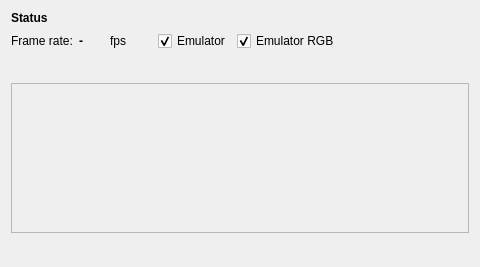
<?xml version="1.0" encoding="UTF-8"?>
<ui version="4.0">
 <class>LedStripStatusWidget</class>
 <widget class="QWidget" name="LedStripStatusWidget">
  <property name="geometry">
   <rect>
    <x>0</x>
    <y>0</y>
    <width>480</width>
    <height>267</height>
   </rect>
  </property>
  <property name="minimumSize">
   <size>
    <width>0</width>
    <height>0</height>
   </size>
  </property>
  <property name="maximumSize">
   <size>
    <width>10000</width>
    <height>267</height>
   </size>
  </property>
  <property name="windowTitle">
   <string>Form</string>
  </property>
  <layout class="QGridLayout" name="gridLayout">
   <item row="0" column="0">
    <widget class="QLabel" name="label_8">
     <property name="text">
      <string>&lt;html&gt;&lt;head/&gt;&lt;body&gt;&lt;p&gt;&lt;span style=&quot; font-weight:600;&quot;&gt;Status&lt;/span&gt;&lt;/p&gt;&lt;/body&gt;&lt;/html&gt;</string>
     </property>
    </widget>
   </item>
   <item row="1" column="0">
    <widget class="QLabel" name="label_26">
     <property name="text">
      <string>&lt;html&gt;&lt;head/&gt;&lt;body&gt;&lt;p&gt;Frame rate:&lt;/p&gt;&lt;/body&gt;&lt;/html&gt;</string>
     </property>
    </widget>
   </item>
   <item row="1" column="2">
    <widget class="QLabel" name="label_28">
     <property name="text">
      <string>&lt;html&gt;&lt;head/&gt;&lt;body&gt;&lt;p&gt;fps&lt;/p&gt;&lt;/body&gt;&lt;/html&gt;</string>
     </property>
    </widget>
   </item>
   <item row="1" column="6">
    <spacer name="horizontalSpacer">
     <property name="orientation">
      <enum>Qt::Horizontal</enum>
     </property>
     <property name="sizeHint" stdset="0">
      <size>
       <width>800</width>
       <height>20</height>
      </size>
     </property>
    </spacer>
   </item>
   <item row="4" column="3">
    <spacer name="verticalSpacer">
     <property name="orientation">
      <enum>Qt::Vertical</enum>
     </property>
     <property name="sizeHint" stdset="0">
      <size>
       <width>20</width>
       <height>40</height>
      </size>
     </property>
    </spacer>
   </item>
   <item row="3" column="0" colspan="7">
    <widget class="QFrame" name="frameRGB">
     <property name="minimumSize">
      <size>
       <width>0</width>
       <height>150</height>
      </size>
     </property>
     <property name="frameShape">
      <enum>QFrame::StyledPanel</enum>
     </property>
     <property name="frameShadow">
      <enum>QFrame::Raised</enum>
     </property>
     <layout class="QVBoxLayout" name="verticalLayout_2">
      <item>
       <widget class="LedStripEmulator" name="ledStripEmulatorRed" native="true">
        <property name="minimumSize">
         <size>
          <width>0</width>
          <height>30</height>
         </size>
        </property>
       </widget>
      </item>
      <item>
       <widget class="LedStripEmulator" name="ledStripEmulatorGreen" native="true">
        <property name="minimumSize">
         <size>
          <width>0</width>
          <height>30</height>
         </size>
        </property>
       </widget>
      </item>
      <item>
       <widget class="LedStripEmulator" name="ledStripEmulatorBlue" native="true">
        <property name="minimumSize">
         <size>
          <width>0</width>
          <height>30</height>
         </size>
        </property>
       </widget>
      </item>
     </layout>
    </widget>
   </item>
   <item row="1" column="4">
    <widget class="QCheckBox" name="enableEmulator">
     <property name="text">
      <string>Emulator</string>
     </property>
     <property name="checked">
      <bool>true</bool>
     </property>
    </widget>
   </item>
   <item row="2" column="0" colspan="7">
    <widget class="LedStripEmulator" name="ledStripEmulator" native="true">
     <property name="minimumSize">
      <size>
       <width>0</width>
       <height>20</height>
      </size>
     </property>
    </widget>
   </item>
   <item row="1" column="5">
    <widget class="QCheckBox" name="enableEmulatorRGB">
     <property name="text">
      <string>Emulator RGB</string>
     </property>
     <property name="checked">
      <bool>true</bool>
     </property>
    </widget>
   </item>
   <item row="1" column="1">
    <widget class="QLabel" name="fpsLcd">
     <property name="minimumSize">
      <size>
       <width>25</width>
       <height>0</height>
      </size>
     </property>
     <property name="font">
      <font>
       <pointsize>9</pointsize>
      </font>
     </property>
     <property name="text">
      <string>&lt;html&gt;&lt;head/&gt;&lt;body&gt;&lt;p&gt;&lt;span style=&quot; font-size:9pt; font-weight:600;&quot;&gt;-&lt;/span&gt;&lt;/p&gt;&lt;/body&gt;&lt;/html&gt;</string>
     </property>
    </widget>
   </item>
  </layout>
 </widget>
 <customwidgets>
  <customwidget>
   <class>LedStripEmulator</class>
   <extends>QWidget</extends>
   <header>ledstripemulator.h</header>
   <container>1</container>
  </customwidget>
 </customwidgets>
 <resources/>
 <connections/>
</ui>
